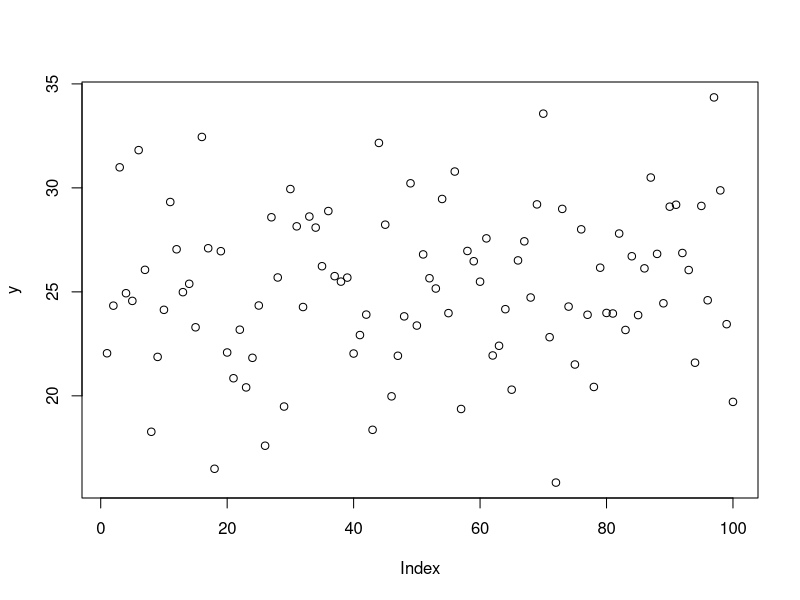
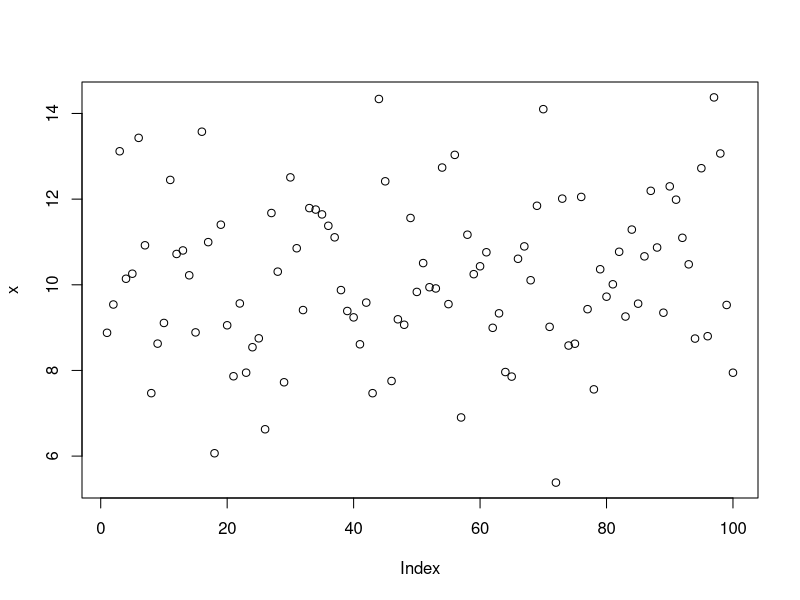
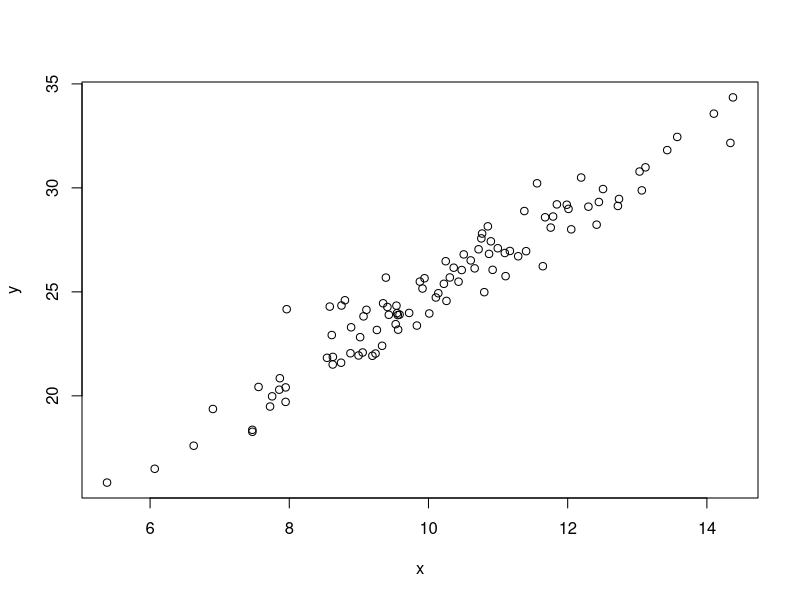
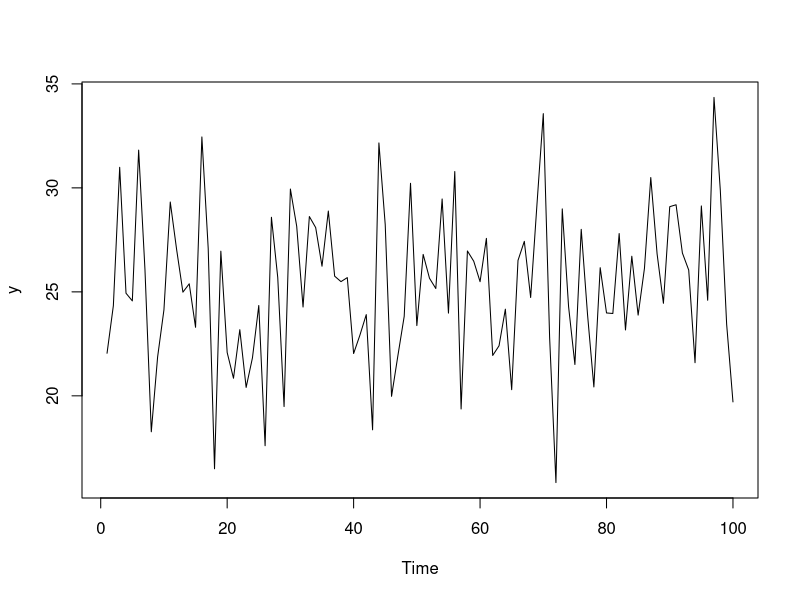
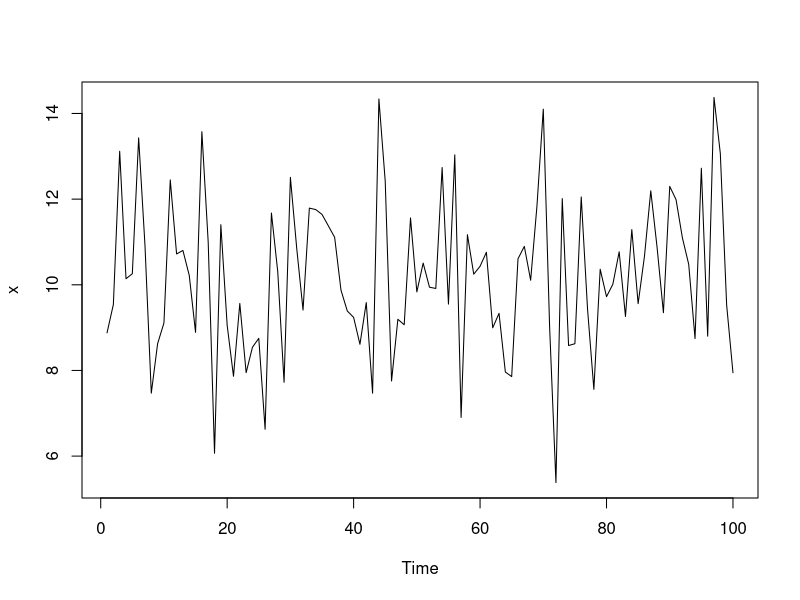
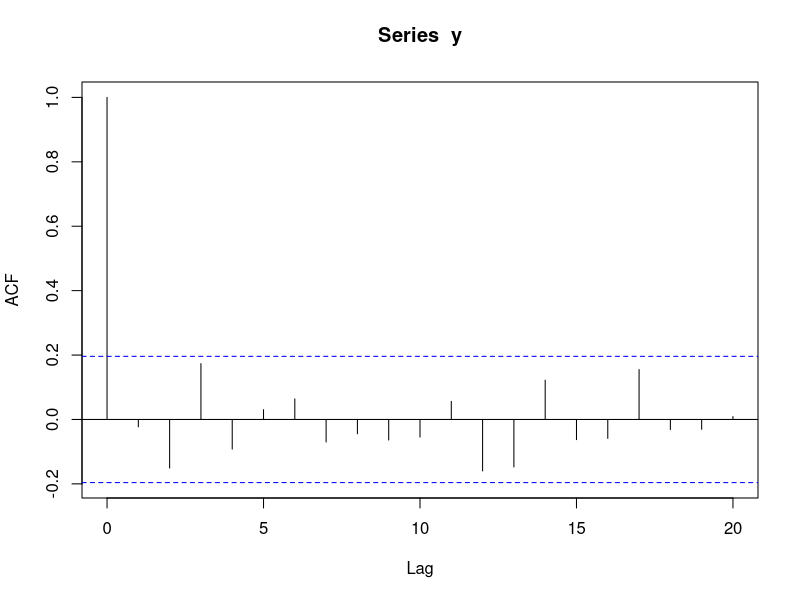
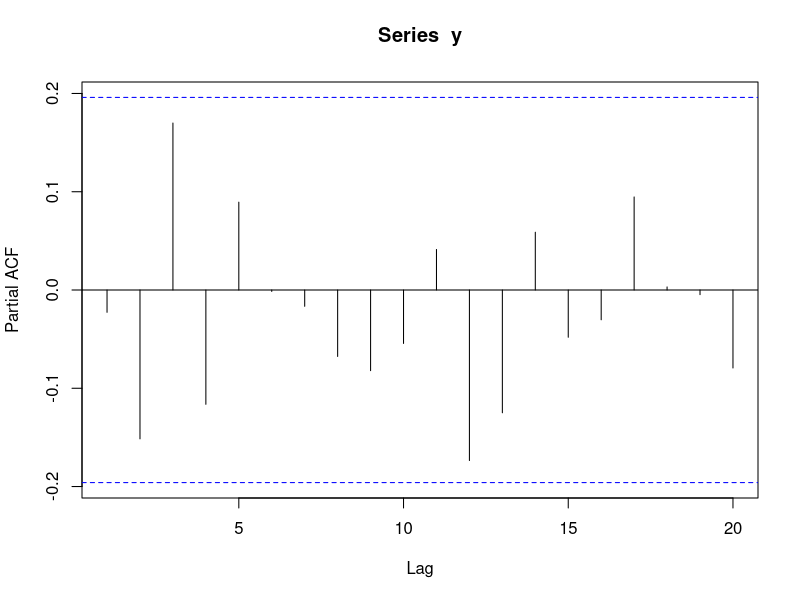

Here is the R script that generated these plots, in order: (Note: this script raises an error after producing the figures.)
#simulating data

set.seed(123)
n <- 100
x <- rnorm(n, 10, 2)
error <- rnorm(n, 0,1)
y <- 5 + 2 * x + error
df <- data.frame(x,y)

#--------------properties of arrays---------------
#-vectors : single variables
#-matrix : numeric linear algebra
#- data.frame : regression ready
#- ts : time series with frequency
#- list : model outputs

class(y)
class(x)
class(df) 
dim(df)
length(df)

#--------indexes : remove negative indices, logical indices filter, $is for---------
x[1] #first object
x[2:10] #2nd to 10
x[x>0] #all more than 0
df$y
df[,"y"]


#--------remove NaN datas---------
z <- is.na(df)
na.omit(z) #previous data is synthetic so no NaN's existence
x_square <- x^2
print(x_square)


#--------plotting---------
plot(y)
plot(x)
plot(x,y)
ts.plot(y)
ts.plot(x)
acf(y)
pacf(y)

#--------let's make equations---------
r ~ x1 + x2
r ~ .
r ~ x
r ~ x + I(x_square)
print(r)

#--------regressions : summary(m), resid(m), fitted(m)---------
x_matrix <- data.matrix(x)
y_matrix <- data.matrix(y)
lm.fit(x_matrix, y_matrix)
a <- 0.01
b <- 0.05
ols <- lm(y ~ x, df)

summary(ols)
resid(ols)
fitted(ols)
plot(resid(ols))
hist(resid(ols))

#--------TSA : ts(), diff(), acf(), pacf()---------
ts(x)
diff(x)
acf(x)
pacf(x)
names(ols)
coef(ols)
vcov(ols)

ar1 <- ar.ols(ts(x))
length(ar1)
summary(ar1)

